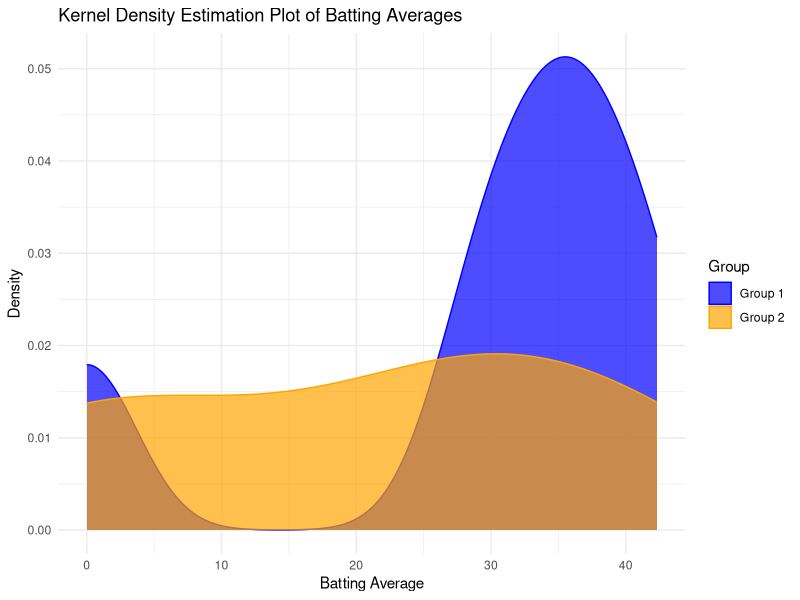

Reproduce this figure in R.
library(ggplot2)

# Sample data (replace with your actual dataset)
#players1 <- c("Player A", "Player B", "Player C", "x", "Player D", "Player E")
batting_averages1 <- c(35.6, 42.3, 28.7, 38.2, 0, 32.5)
#players2 <- c("Player A", "Player B", "Player C", "x", "Player D", "Player E")
batting_averages2 <- c(30, 42.3, 18.7, 32.2, 0, 0.5)

# Create dataframes
data1 <- data.frame(BattingAverage = batting_averages1)
data2 <- data.frame(BattingAverage = batting_averages2)

# Add a grouping variable to distinguish between the two datasets
data1$Group <- "Group 1"
data2$Group <- "Group 2"

# Merge the datasets
combined_data <- rbind(data1, data2)

# Create a KDE plot of batting averages
ggplot(combined_data, aes(x = BattingAverage, fill = Group, color = Group)) +
  geom_density(alpha = 0.7) +
  labs(title = "Kernel Density Estimation Plot of Batting Averages",
       x = "Batting Average",
       y = "Density") +
  scale_fill_manual(values = c("blue", "orange")) +
  scale_color_manual(values = c("blue", "orange")) +
  theme_minimal()
